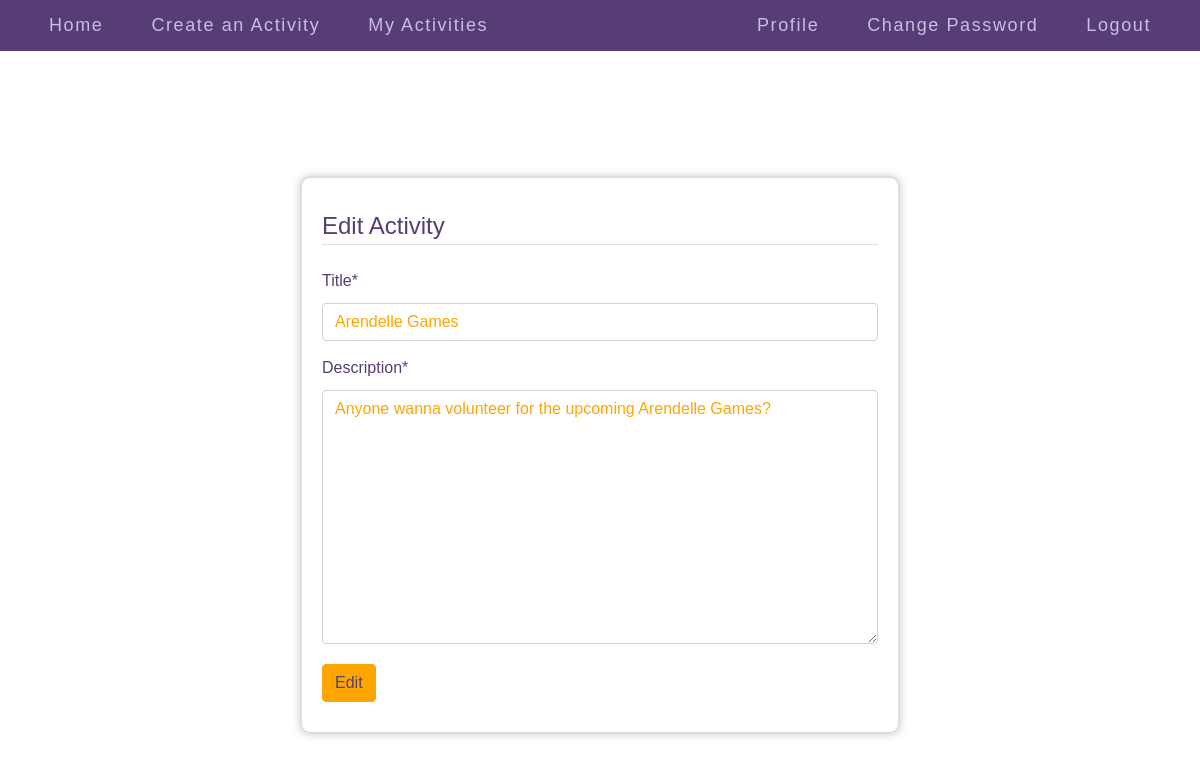
The page /edit-activity/6 (signed in) on the database its author committed.
### meet/models.py (models this page shows, shortened)
class Activity(models.Model):
    user = models.ForeignKey(User, on_delete=models.CASCADE, related_name="activities")
    title = models.CharField(max_length=128)
    description = models.TextField()
    time = models.DateTimeField(default=timezone.now)

### meet/views.py (the view)
# urls.py: path("edit-activity/<int:id>", views.editactivity, name="edit_activity"),
@login_required(login_url='/')
def editactivity(request, id):
    obj = Activity.objects.get(pk=id)
    if request.method == "POST":
        form = ActivityUpdateForm(request.POST, instance=obj)
        if form.is_valid():
            form.save()
            messages.success(request, f'Your Activity has been Edited successfully!')
            return redirect("index")
    if request.user == obj.user:
        form = ActivityUpdateForm(instance=obj)
        return render(request, "meet/editactivity.html", {
        "form": form
        })
    else:
        messages.error(request, f"You can not edit someone's activity")
        return redirect("index")

### meet/views.py
class ActivityUpdateForm(forms.ModelForm):
    class Meta:
        model = Activity
        fields = ['title', 'description']

### meet/templates/meet/editactivity.html (shortened to what this page needs)
{% extends "meet/layout.html" %}
{% load crispy_forms_tags %}
{% block body %}
<div class="fc">
    <form method="POST" class="form-group password_forms password_change_form">
        <fieldset class="form-group">
            <legend class="border-bottom mb-4">Edit Activity</legend>
            {{ form|crispy }}
        </fieldset>
        <div class="form-group">
            <button class="btn btn-outline-info" type="submit" id="password_change">Edit</button>
        </div>
    </form>
</div>
{% endblock %}

### meet/static/meet/styles.css (style rules this page uses)
* { font-family: Arial, sans-serif; }
html, body { padding: 0; margin: 0; }
.fc { display: flex; align-items: center; justify-content: center; min-height: 100vh; flex-direction: column; }
.form_register, .form_update, .password_forms, .activity_form, .index_page { width: 75%; min-width: 300px; max-width: 600px; }
.form_update *, .password_change_form input, .password_change_form textarea, .activity_form input, .activity_form textarea { color: orange; }
#profile_info > *, .password_change_form *, .activity_form { color: #563d76; }
fieldset div, form > * { margin: 10px 0px; }
fieldset input, legend { margin-bottom: 15px; }
form { padding: 20px; border: 2px solid #ddd; border-radius: 10px; box-shadow: 0 0 10px #ccc; }
#password_change, #activity_form { color: #563d76; background: orange; border-color: orange; }

### rows shown on the page
Activity: title "Arendelle Games", description "Anyone wanna volunteer for the upcoming Arendelle Games?"
